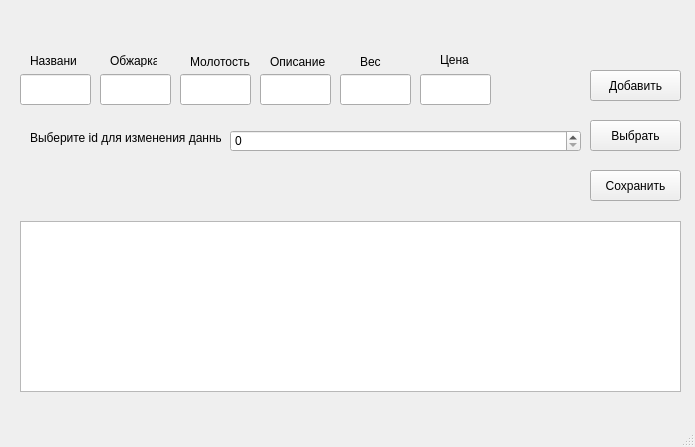
<?xml version="1.0" encoding="UTF-8"?>
<ui version="4.0">
 <class>MainWindow</class>
 <widget class="QMainWindow" name="MainWindow">
  <property name="geometry">
   <rect>
    <x>0</x>
    <y>0</y>
    <width>695</width>
    <height>447</height>
   </rect>
  </property>
  <property name="windowTitle">
   <string>Внести изменения</string>
  </property>
  <widget class="QWidget" name="centralwidget">
   <widget class="QLineEdit" name="lineEdit_title">
    <property name="geometry">
     <rect>
      <x>20</x>
      <y>74</y>
      <width>71</width>
      <height>31</height>
     </rect>
    </property>
   </widget>
   <widget class="QPushButton" name="pushButton_3">
    <property name="geometry">
     <rect>
      <x>590</x>
      <y>70</y>
      <width>91</width>
      <height>31</height>
     </rect>
    </property>
    <property name="text">
     <string>Добавить</string>
    </property>
   </widget>
   <widget class="QTableWidget" name="tableWidget">
    <property name="geometry">
     <rect>
      <x>20</x>
      <y>221</y>
      <width>661</width>
      <height>171</height>
     </rect>
    </property>
   </widget>
   <widget class="QLabel" name="label">
    <property name="geometry">
     <rect>
      <x>30</x>
      <y>54</y>
      <width>47</width>
      <height>13</height>
     </rect>
    </property>
    <property name="text">
     <string>Название</string>
    </property>
   </widget>
   <widget class="QLineEdit" name="lineEdit_obzh">
    <property name="geometry">
     <rect>
      <x>100</x>
      <y>74</y>
      <width>71</width>
      <height>31</height>
     </rect>
    </property>
   </widget>
   <widget class="QLabel" name="label_2">
    <property name="geometry">
     <rect>
      <x>110</x>
      <y>54</y>
      <width>47</width>
      <height>13</height>
     </rect>
    </property>
    <property name="text">
     <string>Обжарка</string>
    </property>
   </widget>
   <widget class="QLabel" name="label_3">
    <property name="geometry">
     <rect>
      <x>190</x>
      <y>54</y>
      <width>61</width>
      <height>16</height>
     </rect>
    </property>
    <property name="text">
     <string>Молотость</string>
    </property>
   </widget>
   <widget class="QLabel" name="label_4">
    <property name="geometry">
     <rect>
      <x>270</x>
      <y>54</y>
      <width>61</width>
      <height>16</height>
     </rect>
    </property>
    <property name="text">
     <string>Описание</string>
    </property>
   </widget>
   <widget class="QLineEdit" name="lineEdit_molot">
    <property name="geometry">
     <rect>
      <x>180</x>
      <y>74</y>
      <width>71</width>
      <height>31</height>
     </rect>
    </property>
   </widget>
   <widget class="QLineEdit" name="lineEdit_discr">
    <property name="geometry">
     <rect>
      <x>260</x>
      <y>74</y>
      <width>71</width>
      <height>31</height>
     </rect>
    </property>
   </widget>
   <widget class="QLineEdit" name="lineEdit_weight">
    <property name="geometry">
     <rect>
      <x>340</x>
      <y>74</y>
      <width>71</width>
      <height>31</height>
     </rect>
    </property>
   </widget>
   <widget class="QLabel" name="label_5">
    <property name="geometry">
     <rect>
      <x>360</x>
      <y>54</y>
      <width>31</width>
      <height>16</height>
     </rect>
    </property>
    <property name="text">
     <string>Вес</string>
    </property>
   </widget>
   <widget class="QLineEdit" name="lineEdit_price">
    <property name="geometry">
     <rect>
      <x>420</x>
      <y>74</y>
      <width>71</width>
      <height>31</height>
     </rect>
    </property>
   </widget>
   <widget class="QLabel" name="label_6">
    <property name="geometry">
     <rect>
      <x>440</x>
      <y>50</y>
      <width>31</width>
      <height>20</height>
     </rect>
    </property>
    <property name="text">
     <string>Цена</string>
    </property>
   </widget>
   <widget class="QPushButton" name="pushButton_4">
    <property name="geometry">
     <rect>
      <x>590</x>
      <y>120</y>
      <width>91</width>
      <height>31</height>
     </rect>
    </property>
    <property name="text">
     <string>Выбрать</string>
    </property>
   </widget>
   <widget class="QPushButton" name="pushButton_5">
    <property name="geometry">
     <rect>
      <x>590</x>
      <y>170</y>
      <width>91</width>
      <height>31</height>
     </rect>
    </property>
    <property name="text">
     <string>Сохранить</string>
    </property>
   </widget>
   <widget class="QSpinBox" name="spinBox">
    <property name="geometry">
     <rect>
      <x>230</x>
      <y>130</y>
      <width>351</width>
      <height>22</height>
     </rect>
    </property>
   </widget>
   <widget class="QLabel" name="label_7">
    <property name="geometry">
     <rect>
      <x>30</x>
      <y>130</y>
      <width>191</width>
      <height>16</height>
     </rect>
    </property>
    <property name="text">
     <string>Выберите id для изменения данных</string>
    </property>
   </widget>
  </widget>
  <widget class="QMenuBar" name="menubar">
   <property name="geometry">
    <rect>
     <x>0</x>
     <y>0</y>
     <width>695</width>
     <height>21</height>
    </rect>
   </property>
  </widget>
  <widget class="QStatusBar" name="statusbar"/>
 </widget>
 <resources/>
 <connections/>
</ui>
